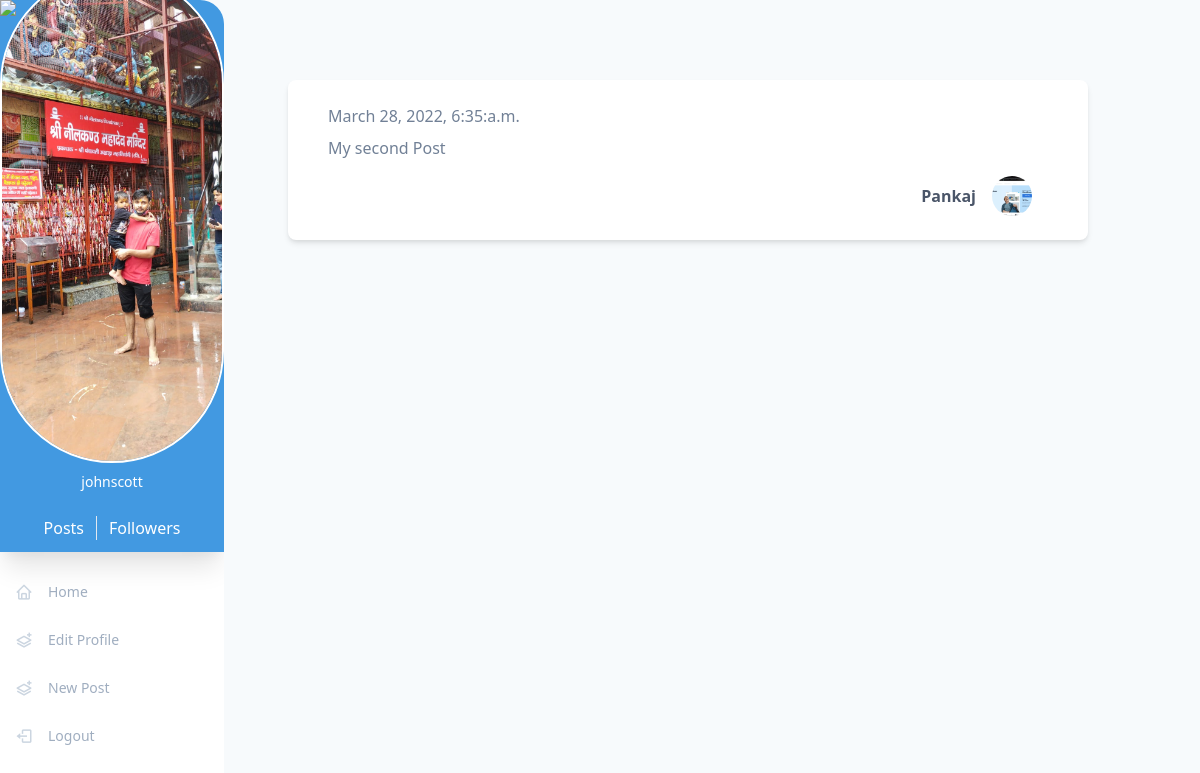
/2/ (signed in), run on the app's committed database.
### feed/models.py (models this page shows, shortened)
class Post(models.Model):
    text = models.CharField(max_length=240)
    date = models.DateTimeField(auto_now=True)
    author = models.ForeignKey(
        User,
        on_delete=models.CASCADE,
    )

### feed/views.py (the view)
# urls.py: path("<int:pk>/",views.PostDetailView.as_view(),name='detail'),
class PostDetailView(DetailView):
    http_method_names = ["get"]
    template_name = "feed/detail.html"
    model = Post
    context_object_name = "post"

### template/feed/detail.html (shortened to what this page needs)
{% extends 'base.html' %}
{% block content %}
    {% include 'include/post.html' with post=post %}
{% endblock %}

### template/base.html (shortened to what this page needs)
{% load static%}
{% load thumbnail %}
<!DOCTYPE html>
<html lang="en">
<head>
    <link href="https://unpkg.com/tailwindcss@^1.0/dist/tailwind.min.css" rel="stylesheet">
    <link rel="stylesheet" href="https://unpkg.com/boxicons@2.0.7/css/boxicons.min.css" />
</head>
<body>
<div class="min-h-screen flex flex-row bg-gray-100">
  <div class="flex flex-col w-56 bg-white rounded-r-3xl overflow-hidden">
    {% if not request.user.is_authenticated %}
    <div class="flex items-center justify-center h-20 shadow-md">
      <h1 class="text-3xl uppercase text-indigo-500">TIL</h1>
    </div>
    {% else %}
    <div class="overflow-hidden shadow-xl max-w-xs bg-blue-500">
    <div class="flex justify-center -mt-8">
        {% thumbnail user.profile.image "100x100" crop="center" as im %}
          <img src="{{ im.url }}" class="rounded-full border-solid border-white border-2 -mt-3">
        {% endthumbnail %}
    </div>
    <div class="text-center px-3 pb-6 pt-2">
        <h3 class="text-white text-sm bold font-sans">{{user.username}}</h3>
    </div>
      <div class="flex justify-center pb-3 text-white">
      <div class="text-center mr-3 border-r pr-3">
        <span>Posts</span>
      </div>
      <div class="text-center">
        <span>Followers</span>
      </div>
      </div>
  </div>
  {% endif %}
    <ul class="flex flex-col py-4">
      <li>
        <a href="/" class="flex flex-row items-center h-12 transform hover:translate-x-2 transition-transform ease-in duration-200 text-gray-500 hover:text-gray-800">
          <span class="inline-flex items-center justify-center h-12 w-12 text-lg text-gray-400"><i class="bx bx-home"></i></span>
          <span class="text-sm font-medium">Home</span>
        </a>
      </li>
      {% if request.user.is_authenticated %}
      <li>
        <a href="{% url 'profiles:editprofile' request.user.username %}" class="flex flex-row items-center h-12 transform hover:translate-x-2 transition-transform ease-in duration-200 text-gray-500 hover:text-gray-800 ">
          <span class="inline-flex items-center justify-center h-12 w-12 text-lg text-gray-400"><i class="bx bx-layer-plus"></i></span>
          <span class="text-sm font-medium">Edit Profile</span>
        </a>
      </li>
      <li>
        <a href="{% url 'feed:new_post' %}" class="flex flex-row items-center h-12 transform hover:translate-x-2 transition-transform ease-in duration-200 text-gray-500 hover:text-gray-800 js-toggle-modal">
          <span class="inline-flex items-center justify-center h-12 w-12 text-lg text-gray-400"><i class="bx bx-layer-plus"></i></span>
          <span class="text-sm font-medium">New Post</span>
        </a>
      </li>
      <li>
        <a href="{% url 'account_logout' %}" class="flex flex-row items-center h-12 transform hover:translate-x-2 transition-transform ease-in duration-200 text-gray-500 hover:text-gray-800">
          <span class="inline-flex items-center justify-center h-12 w-12 text-lg text-gray-400"><i class="bx bx-log-out"></i></span>
          <span class="text-sm font-medium">Logout</span>
        </a>
      </li>
      {% endif %}
    </ul>
  </div>
  <div class="p-16">
    {% block body %}
        {% block content %}
        {% endblock %}
    {% endblock %}
  </div>
</div>
</body>
</html>

### template/include/post.html
{% load thumbnail %}
<div class="max-w-4xl px-10 my-4 py-6 bg-white rounded-lg shadow-md" style="width: 50rem">
    <div class="flex justify-between items-center">
        <span class="font-light text-gray-600">{{post.date|date:"F j, Y, g:i:a" }}</span>
    </div>
    <div class="mt-2">
        <p class="mt-2 text-gray-600">{{post.text}}</p>
    </div>
    <div class="flex justify-between items-center mt-4">
        {% if show_detail_link %}
            <a class="text-blue-600 hover:underline" href="{% url 'feed:detail' post.id %}">Read more</a>
        {% else %}
            <span>&nbsp;</span>
        {% endif %}
        <div>
            <a class="flex items-center" href="{% url 'profiles:detail' post.author.username %}">
                <h1 class="text-gray-700 font-bold">{{post.author.username}}</h1>
                {% thumbnail post.author.profile.image "373x373" crop="center" as im %}
                    <img src="{{ im.url }}" class="mx-4 w-10 h-10 object-cover rounded-full hidden sm:block">
                {% endthumbnail %}
            </a>
        </div>
    </div>
</div>

### data on the page
Post: date "March 28, 2022, 6:35:a.m.", text "My second Post", author.username "Pankaj"

### other printed values
{{ user.username }} "johnscott"
